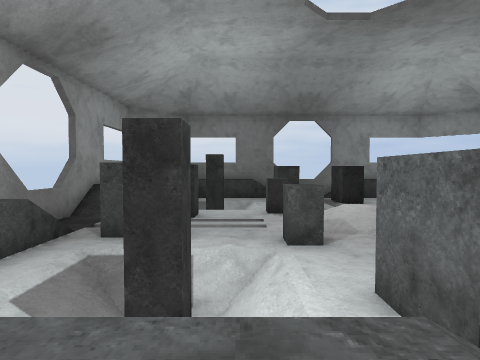
View 1 (above)

21 first-person views from a walk through a level from a Godot 3-D game. The camera is 1.2 m above the floor, tilts 2° down and sees 75° across. The floor is counted in squares, 2 m on a side. Each view is taken from the middle of a square. On the plan, view 1 faces up. The plan holds only what a view shows up to about 9 squares ahead; the rest is blank.

View 2
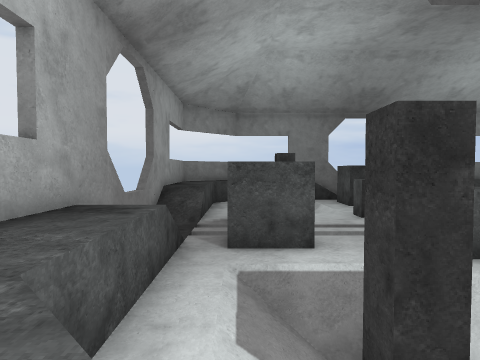

View 3
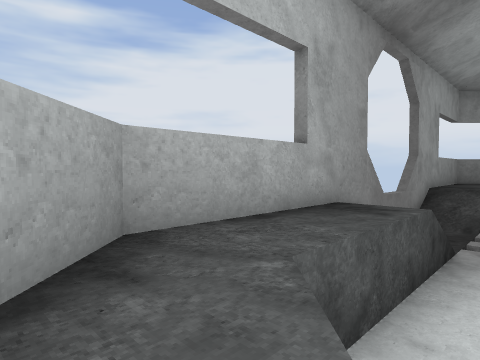

View 4
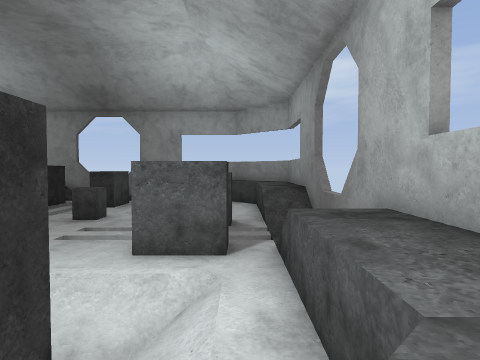

View 5
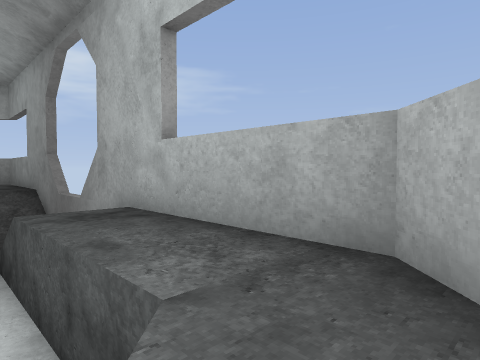

View 6
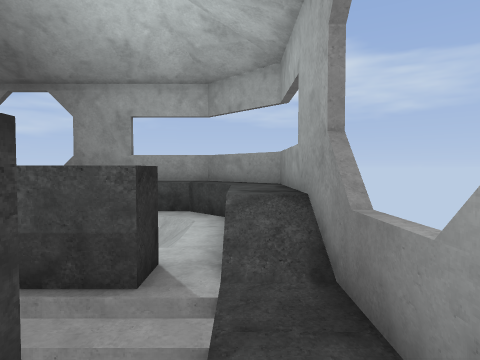

View 7
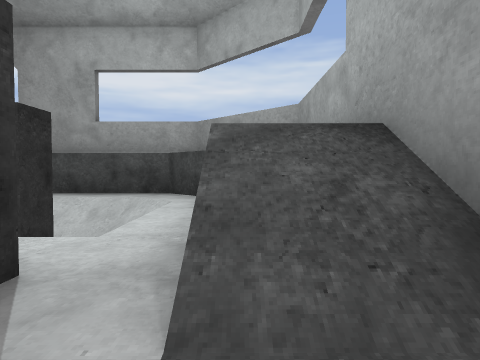

View 8
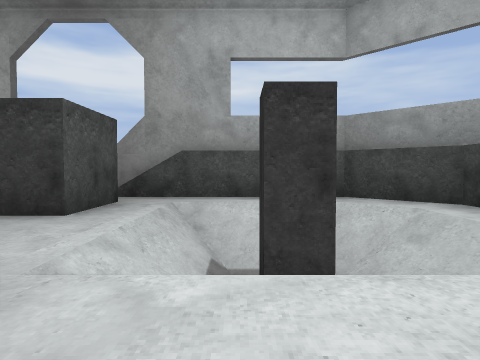

View 9
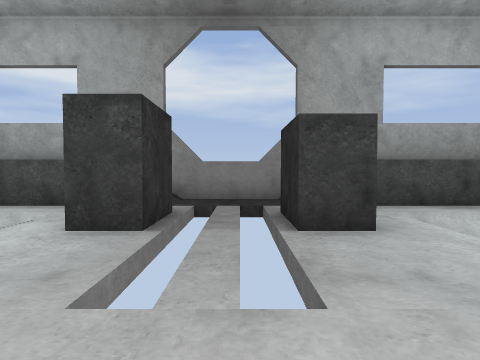

View 10
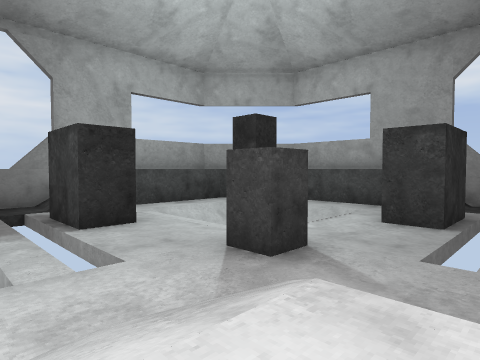

View 11
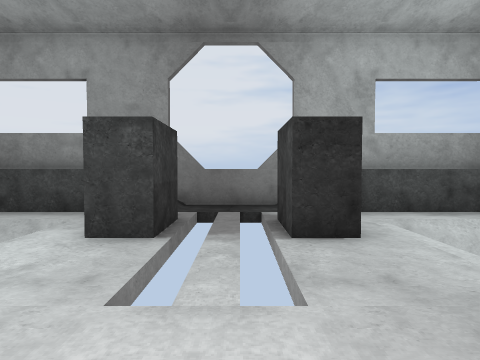

View 12
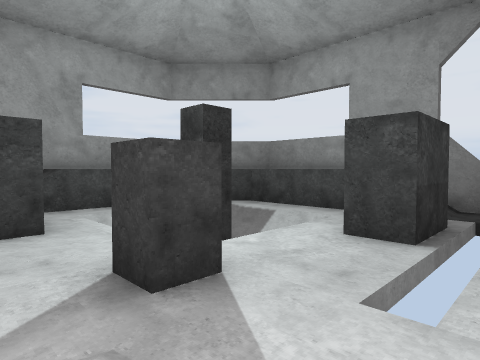

View 13
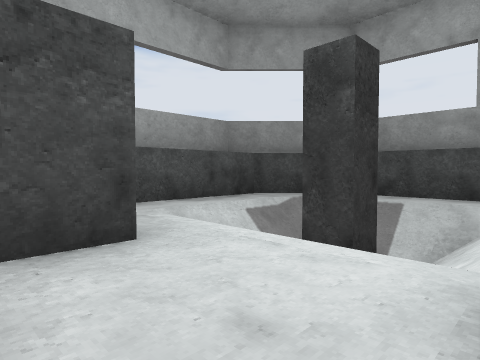

View 14
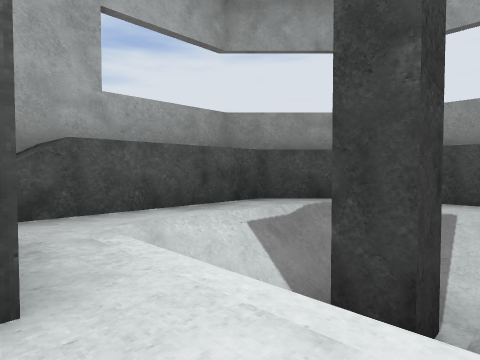

View 15
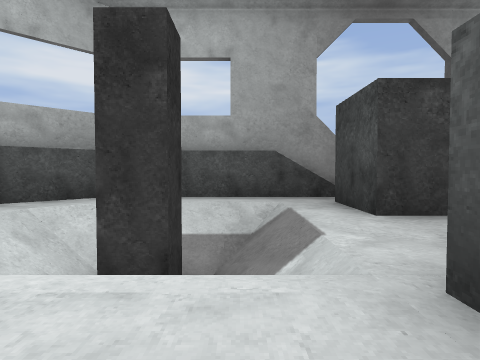

View 16
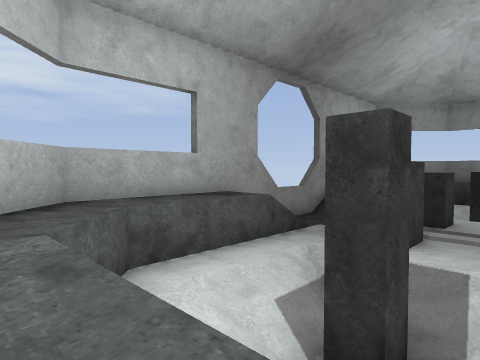

View 17
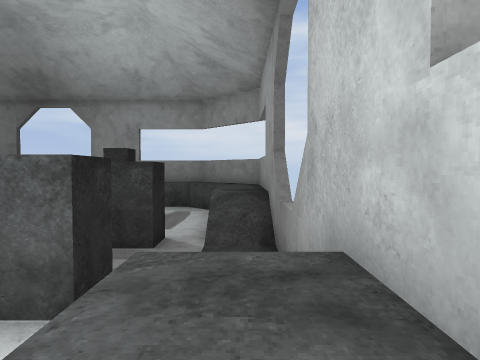

View 18
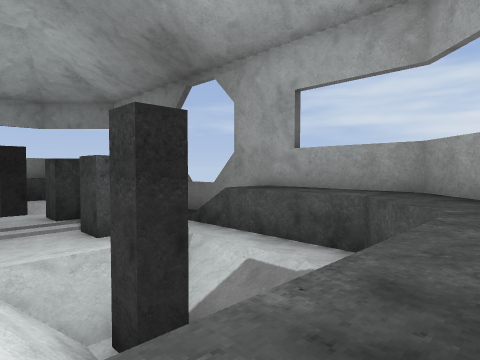

View 19
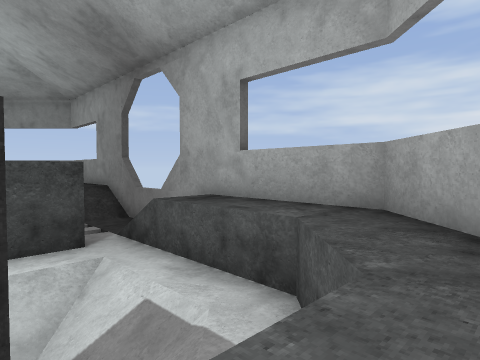

View 20
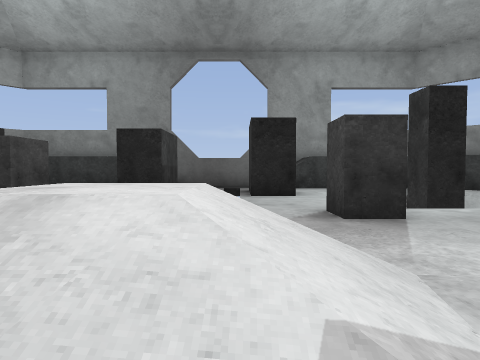

View 21
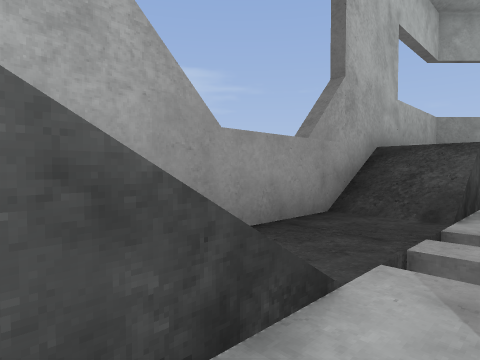

### Floor plan
Key: @ floor where view 1 was taken; # wall or solid block; . main floor; : floor 1 m higher than the main floor; + floor 2 m higher than the main floor; / step, stairs or slope.
Columns run from 6 left of view 1 to 14 right of it. Each row starts with its distance up from view 1.
 19   #################
 18  ##++++//../ +++++##
 17 ##+......  . ....++##
 16 #+..///.####.////.++#
 15 #+.////.####.////.++#
 14 #+.//#/..  ..//#/.++#
 13 #+.////..  ..////.++#
 12 #/.....#....#.....//#
 11 #/.##...../....##.//#
 10 #.  #  ..///.  ###..#
  9 #.  #  .//:/.  ###..#
  8 # .##....// ...##.//#
  7 # .....#....#.....//#
  6 #+.////..  ..////.++#
  5 #+.////..  ..////.+ #
  4 #+.//#/.####.//#/.+ #
  3 #+./ //.####.////.+ #
  2 #++. ....# ......#+#
  1 ##+++++//..//+++++##
  0  ##+++@//..//++++##
 -1   ################

Positions as (right, up) in squares from view 1, and headings:
1: (0, 0), facing up
2: (-3, 1), facing up
3: (-3, 1), facing up-left
4: (-4, 2), facing right
5: (-4, 2), facing down-right
6: (1, 1), facing right
7: (4, 1), facing right
8: (5, 5), facing right
9: (5, 9), facing right
10: (3, 9), facing up-right
11: (4, 10), facing up
12: (4, 10), facing up-left
13: (1, 10), facing up-left
14: (0, 11), facing up-left
15: (5, 13), facing right
16: (7, 18), facing down-right
17: (9, 18), facing left
18: (1, 18), facing down-left
19: (-1, 18), facing down-left
20: (3, 11), facing down
21: (11, 12), facing down-right
